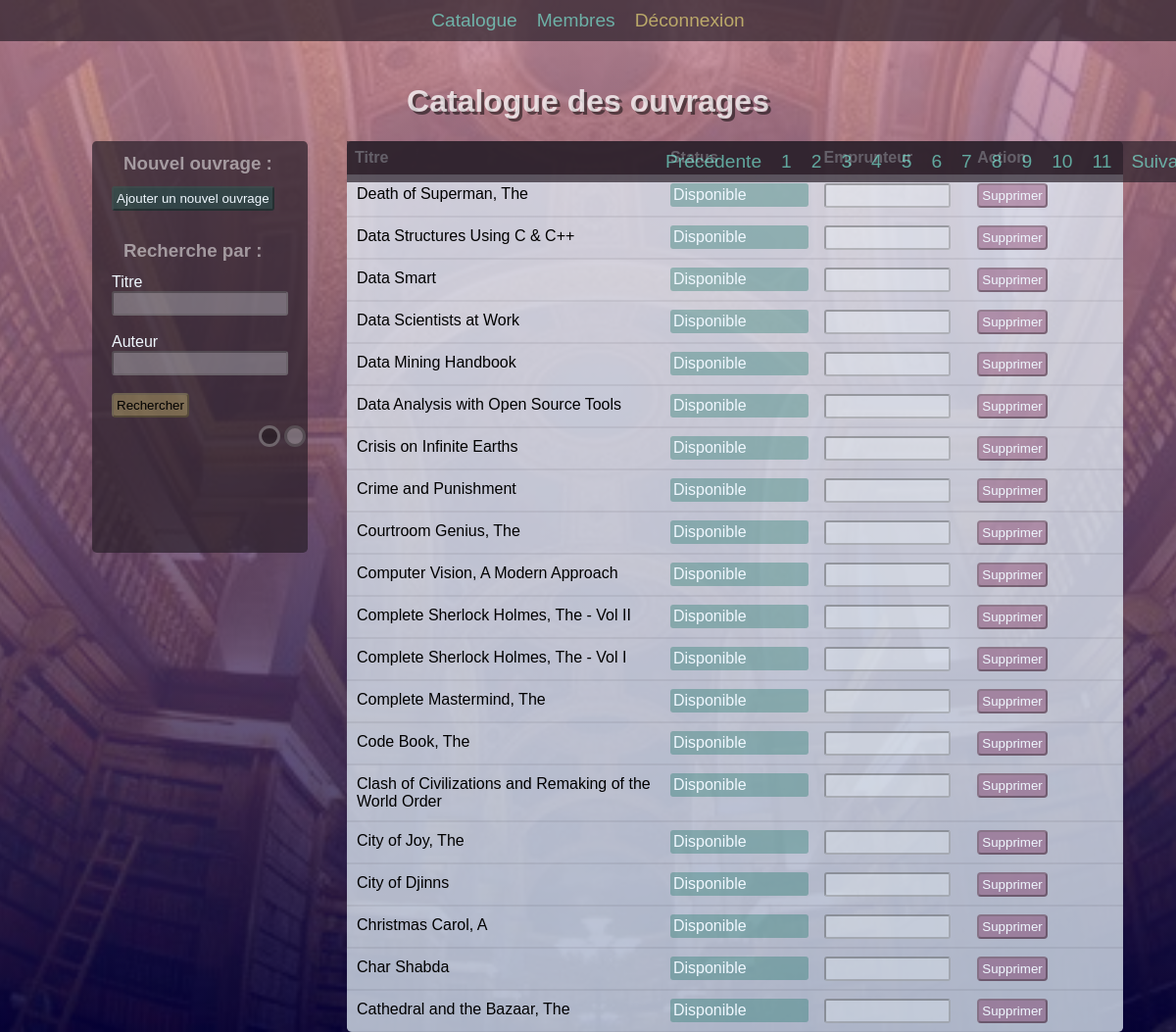
Before: /index.php?page=9 (signed in) with the older database file.
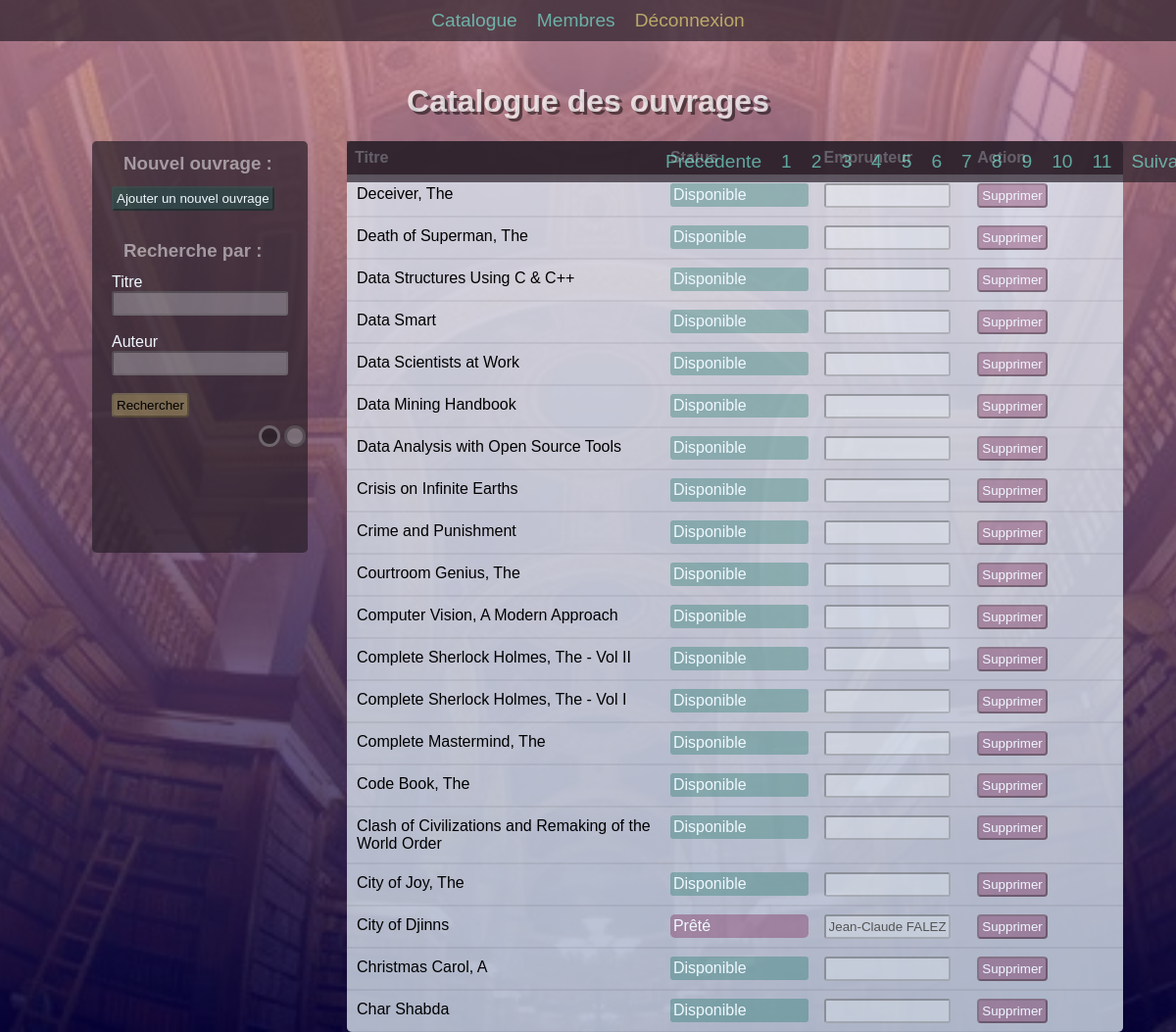
After: the same page with the newer database file.
### tables this page shows
CREATE TABLE `books` (
  `id` int NOT NULL,
  `Title` varchar(54) DEFAULT NULL,
  `published_date` date DEFAULT NULL,
  `available` tinyint(1) NOT NULL,
  `description` text NOT NULL,
  `id_category` int DEFAULT NULL,
  `id_author` int DEFAULT NULL,
  `id_publisher` int DEFAULT NULL
);

CREATE TABLE `customer` (
  `id_customer` int NOT NULL,
  `first_name` varchar(100) NOT NULL,
  `last_name` varchar(100) NOT NULL,
  `email` varchar(100) NOT NULL,
  `address` varchar(100) DEFAULT NULL,
  `phone` varchar(100) DEFAULT NULL
);

### src/controllers/homepage.php (called while the page is built, shortened)
<?php
require_once("../src/models/Book.php");
require_once("../src/models/Loan.php");
class Homepage {
    public function index(){
        $Book = new Book();
        $Loan = new Loan();
        if (isset($_GET["page"]) && !empty($_GET["page"])) {
            $page = strip_tags($_GET["page"]);
        }else {
            $page = 1;
        }
        $nbrBooks = $Book->booksCount();
        $parPage = 20;
        $nbrPages = ceil($nbrBooks/$parPage);
        $premier = ($page * $parPage) -$parPage;
        $books = $Book->findBooks($premier ,$parPage);
        require("../templates/homepage.php");
    }
}

### src/models/Book.php (called while the page is built, shortened)
<?php
class Book
{
    public function findBooks($premier, $parPage){
        require('../src/pdo/PDO.php');
        $booksDB = $db -> prepare("SELECT b.id as id,b.Title as Title,b.published_date as p_date,b.available as available,b.description as description,c.name as category,a.author as author,p.name as publisher FROM books b LEFT JOIN category c ON b.id_category = c.id_category LEFT JOIN author a ON b.id_author = a.id_author LEFT JOIN publisher p ON b.id_publisher = p.id_publisher ORDER BY b.id DESC LIMIT " . $premier . ", " . $parPage);
        $booksDB -> execute();
        $books = $booksDB -> fetchAll();
        return $books;
    }
    public function booksCount(){
        require('../src/pdo/PDO.php');
        $booksDB = $db -> prepare("SELECT COUNT(*) FROM books b LEFT JOIN category c ON b.id_category = c.id_category LEFT JOIN author a ON b.id_author = a.id_author LEFT JOIN publisher p ON b.id_publisher = p.id_publisher ORDER BY b.id DESC");
        $booksDB -> execute();
        $booksNumber = $booksDB -> fetch();
        return $booksNumber[0];
    }
}

### src/models/loan.php (called while the page is built, shortened)
<?php
class Loan
{
    public function findCurrentCustomer($bookId){
        require('../src/pdo/PDO.php');
        $loansDB = $db -> prepare("SELECT c.id_customer, c.first_name, c.last_name  FROM loans l INNER JOIN books b ON l.id_book = b.id INNER JOIN customer c ON l.id_customer = c.id_customer  WHERE id = :id AND b.available = 1 ORDER BY l.id_loan DESC");
        $loansDB -> execute(['id' => $bookId]);
        $customer = $loansDB -> fetch();
        return $customer;
    }
}

### templates/homepage.php (the view, shortened to what the changed rows need)
<h1>Catalogue des ouvrages</h1>
<div class="pageContainer">
    <div class="catalogue">
        <?php foreach ($books as $key => $book) : ?>
        <div class="ligneCatalogueB">
            <div class="colonneTitre">
                <a href="./index.php?action=fiche&id=<?= $book['id'] ?>">
                    <p class="booktitle"><?= $book['Title'] ?></p>
                </a>
            </div>
            <div class="colonneStatus">
                <?php if ($book['available'] == 0) : ?>
                    <a href="./index.php?action=fiche&id=<?= $book['id'] ?>">
                        <div class="btnAjouter">Disponible</div>
                    </a>
                <?php else : ?>
                    <a href="./index.php?action=fiche&id=<?= $book['id'] ?>">
                        <div class="btnSupprimer">Prêté</div>
                    </a>
                <?php endif ?>
            </div>
            <?php if ($book['available'] == 0) : ?>
            <div class="colonneEmprunteur">
                <input type="text" value="" class="inputEmprunteur" id="e1" disabled>
            </div>
            <?php else : ?>
            <div class="colonneEmprunteur">
                <input type="text"
                    value="<?= $Loan->findCurrentCustomer($book['id'])['first_name'] ?> <?= $Loan->findCurrentCustomer($book['id'])['last_name'] ?> "
                    class="inputEmprunteur" id="e1" disabled>
            </div>
            <?php endif ?>
            <div class="colonneEmprunteur">
                <a href="index.php?action=deleteBook&id=<?= $book['id'] ?>&status=<?= $book['available'] ?>">
                    <button class="btnSupprimer">Supprimer</button>
                </a>
            </div>
        </div>
        <?php endforeach ?>
        <nav>
            <ul class="pagination">
                <?php for($i = 1; $i <= $nbrPages; $i++) : ?>
                    <li class="page-item <?= ($page == $i) ? "active" : "" ?>">
                        <a href="../index.php?page=<?= $i ?>" class="page-link"><?= $i ?></a>
                    </li>
                <?php endfor ?>
            </ul>
        </nav>
    </div>
    <?php require("base.php");

Changed rows visible on the page:
no longer on this page (row unchanged): books: Title "Cathedral and the Bazaar, The"
now on this page (row unchanged): books: Title "Deceiver, The"
changed books "City of Djinns": id.last_name (not shown) → "Jean-Claude FALEZ"; available "Disponible" → "Prêté"
